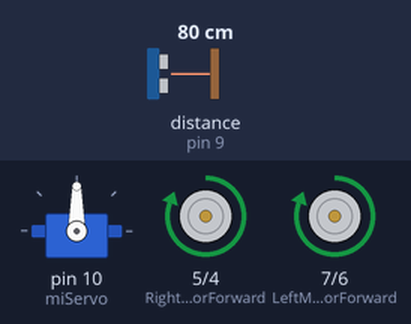
Recording of a sketch running on a simulated Arduino Uno, built with avr-gcc and run on an emulated ATmega328P. On the bench: servo, motor-driver pin pairs drawn as motors (green arrow = first pin HIGH = forward, orange = second pin HIGH = backward, longer = more drive). The inputs (shaded band) are chosen by the test bench; at power-on: distance to the obstacle (sensor on pin 9) 80 cm. The echo pulse lasts 58.3 µs per cm.

Above: at 1.2 s.
1.3 s: distance to the obstacle (sensor on pin 9) set to 12 cm
2.8 s: distance to the obstacle (sensor on pin 9) set to 9 cm
At 3.3 s:
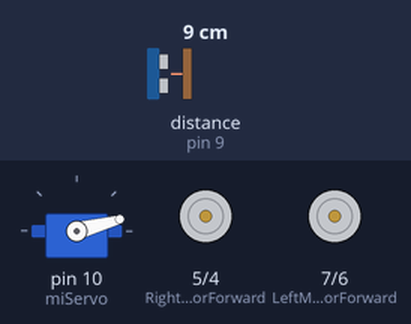
5.8 s: distance to the obstacle (sensor on pin 9) set to 18 cm
At 7.0 s:
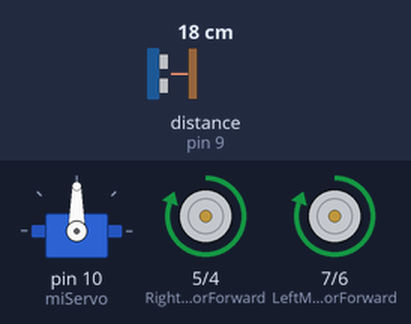
7.3 s: distance to the obstacle (sensor on pin 9) set to 2 cm
At 10.2 s:
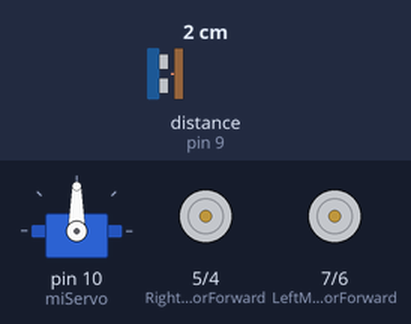
Timing chart, 0 to 11.3 s (numbered marks = the images above; inputs shaded):
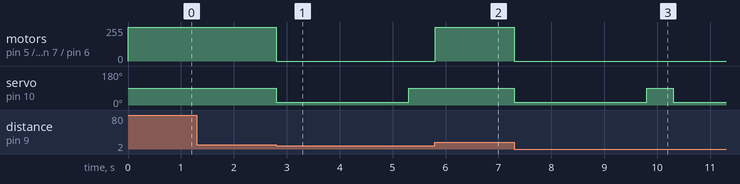

The sketch:

carrito.ino
```cpp
#include <Servo.h>
#include <NewPing.h>

// Definir pines del motor
const int LeftMotorForward = 7;
const int LeftMotorBackward = 6;
const int RightMotorForward = 5;
const int RightMotorBackward = 4;

// Definir pines del sensor ultrasónico
const int trigPin = 8;
const int echoPin = 9;

Servo miServo;
NewPing sonar(trigPin, echoPin);

void setup() {
  pinMode(LeftMotorForward, OUTPUT);
  pinMode(LeftMotorBackward, OUTPUT);
  pinMode(RightMotorForward, OUTPUT);
  pinMode(RightMotorBackward, OUTPUT);

  miServo.attach(10); // Asigna un pin disponible para el servo
}

void loop() {
  // Medir la distancia con el sensor ultrasónico
  int distancia = medirDistancia();

  // Si no hay obstáculos cercanos, avanzar
  if (distancia > 10) {
    moveForward();
  } else {
    // Si hay un obstáculo, realizar maniobra de evasión
    avoidObstacle();
  }
}

int medirDistancia() {
  return sonar.ping_cm();
}

void moveStop() {
  digitalWrite(LeftMotorForward, LOW);
  digitalWrite(LeftMotorBackward, LOW);
  digitalWrite(RightMotorForward, LOW);
  digitalWrite(RightMotorBackward, LOW);
}

void moveForward() {
  digitalWrite(LeftMotorForward, HIGH);
  digitalWrite(LeftMotorBackward, LOW);
  digitalWrite(RightMotorForward, HIGH);
  digitalWrite(RightMotorBackward, LOW);
}

void moveRight() {
  // Girar a la derecha
  digitalWrite(LeftMotorForward, HIGH);
  digitalWrite(LeftMotorBackward, LOW);
  digitalWrite(RightMotorForward, LOW);
  digitalWrite(RightMotorBackward, LOW);
}

void moveLeft() {
  // Girar a la izquierda
  digitalWrite(LeftMotorForward, LOW);
  digitalWrite(LeftMotorBackward, LOW);
  digitalWrite(RightMotorForward, HIGH);
  digitalWrite(RightMotorBackward, LOW);
}

void avoidObstacle() {
  // Detener el movimiento
  moveStop();

  // Realizar un escaneo del entorno girando el servo
  for (int angulo = 0; angulo <= 180; angulo += 45) {
    miServo.write(15);
    delay(500); // Ajusta según sea necesario
    int distancia = medirDistancia();

    // Ajusta el umbral para detectar obstáculos a mayor distancia
    int umbral = 10; // Ajusta según sea necesario

    // Si no hay obstáculos en la dirección actual, girar hacia esa dirección y avanzar
    if (distancia > umbral) {
      if (angulo < 90) {
        // Girar a la derecha
        moveRight();
      } else {
        // Girar a la izquierda
        moveLeft();
      }
      delay(500); // Ajusta según sea necesario
      moveForward();
      break; // Salir del bucle de escaneo
    }
  }

  // Volver el servo a la posición frontal
  miServo.write(90);
  delay(500); // Ajusta según sea necesario
}
```

Measured:
- the behaviour switches between 11 and 10 cm on distance to the obstacle (sensor on pin 9) (found by bisection; images 0 and 1)
- after the input at 1.3 s, every drawn part: stays the same
- after the input at 2.8 s, motor on pin 5 (RightMotorForward) / pin 4 (RightMotorBackward), motor on pin 7 (LeftMotorForward) / pin 6 (LeftMotorBackward): forward 255/255 → stopped at once; servo on pin 10 (miServo): 90° → 15° at once, → 90° 2.5 s later
- after the input at 5.8 s, motor on pin 5 (RightMotorForward) / pin 4 (RightMotorBackward), motor on pin 7 (LeftMotorForward) / pin 6 (LeftMotorBackward): stopped → forward 255/255 at once; servo on pin 10 (miServo): stays 90° (without the input it goes to 15° after 0.01 s)
- after the input at 7.3 s, motor on pin 5 (RightMotorForward) / pin 4 (RightMotorBackward), motor on pin 7 (LeftMotorForward) / pin 6 (LeftMotorBackward): forward 255/255 → stopped at once; servo on pin 10 (miServo): 90° → 15° at once, → 90° 2.5 s later, → 15° 0.50 s later
